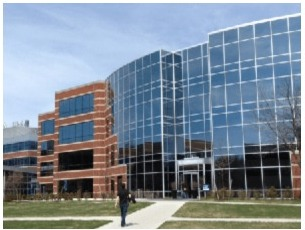
#> input picture img1.jpeg, 305 x 230 px
$ python panaroma.py
#> lines starting #> are read from the running program, lines starting #| are printed output that depends on the picture
import cv2 as cv
import numpy as np

dim=(1028,768)
img3=cv.imread('img1.jpeg',cv.IMREAD_COLOR)
#> img3 is the input picture: shape (230, 305, 3); mean B, G, R 151.7, 139.2, 126.8
img3=cv.resize(img3,dim,interpolation=cv.INTER_AREA)
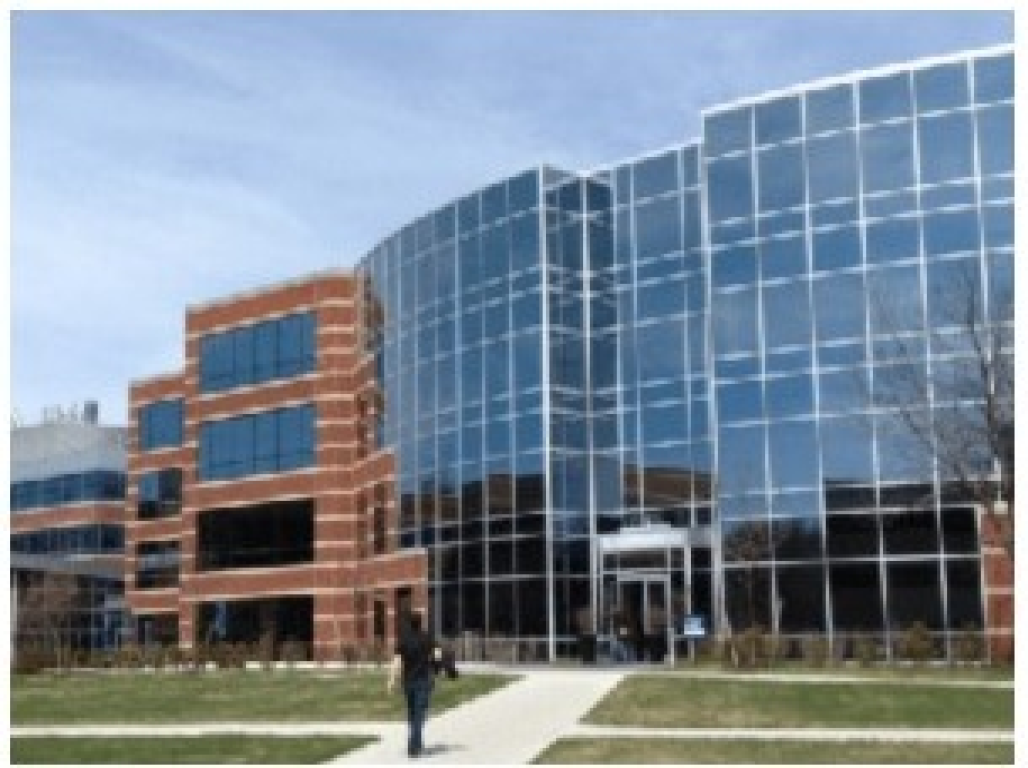
#> img3: shape (768, 1028, 3); mean B, G, R 151.6, 139.2, 126.7

img4=cv.imread('img2.jpeg',cv.IMREAD_COLOR)
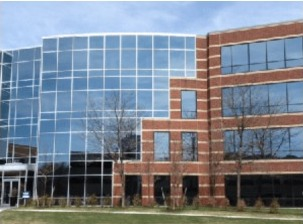
#> input picture img2.jpeg, 303 x 224 px
#> img4 is the input picture: shape (224, 303, 3); mean B, G, R 143, 131.6, 123.3
img4=cv.resize(img4,dim,interpolation=cv.INTER_AREA)
#> img4: shape (768, 1028, 3)

images=[]
images.append(img3)
images.append(img4)

sticher=cv.Stitcher.create()
ret,pano=sticher.stitch(images)
#> ret = 1

if ret==cv.STITCHER_OK:
    cv.imshow('panaroma',pano)
    cv.waitkey(0)
